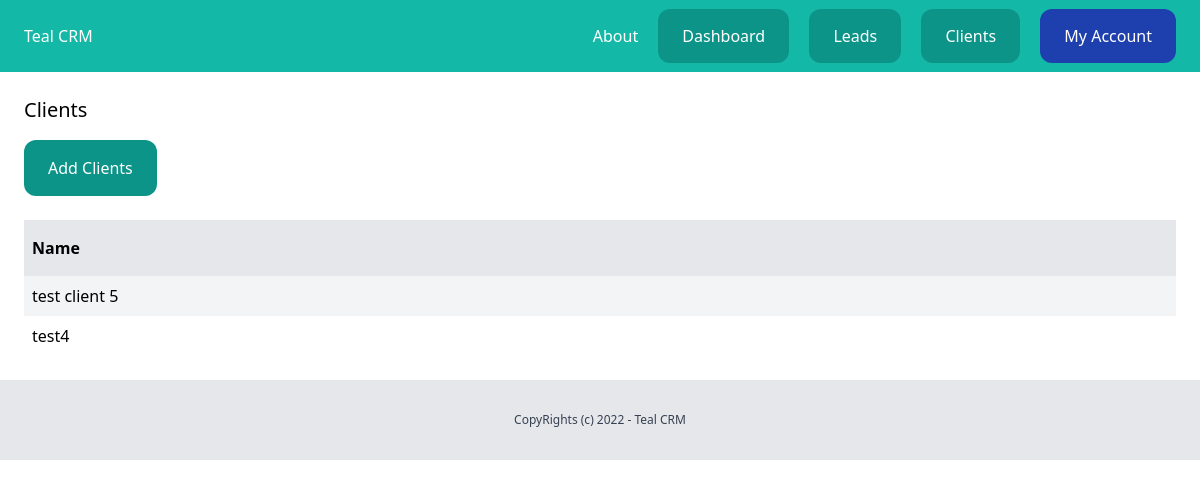
The app's page /dashboard/client/ (signed in), older data.
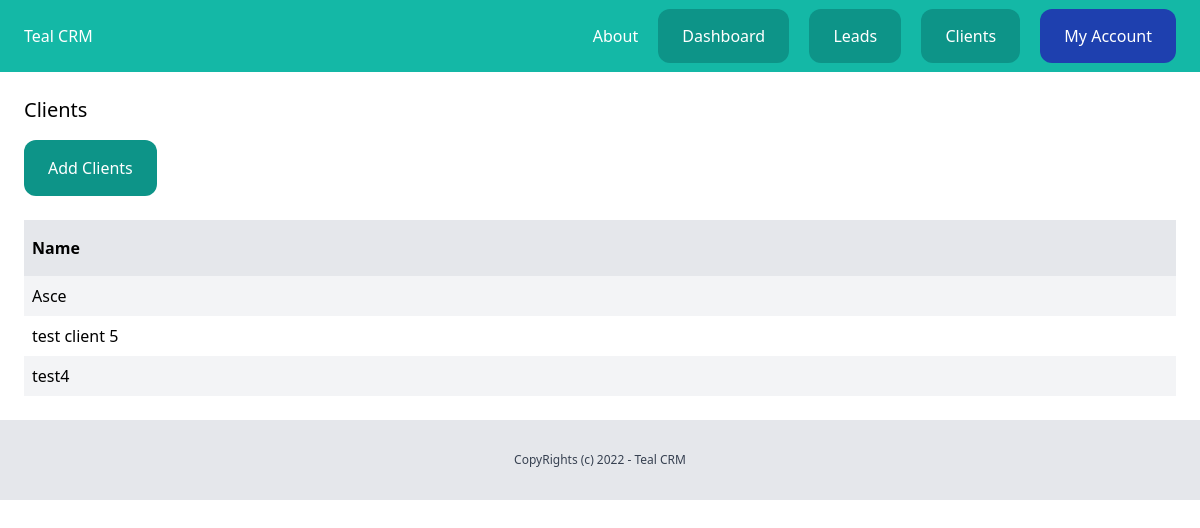
The same page, newer data.
### client/models.py (models this page shows, shortened)
class Client(models.Model):
    team = models.ForeignKey(Team, related_name='clients', on_delete=models.CASCADE)
    name = models.CharField(max_length=255)
    email = models.EmailField()
    description = models.TextField(blank=True,null=True)
    created_by = models.ForeignKey(User, on_delete=models.CASCADE , related_name='clients')
    created_at = models.DateTimeField(auto_now_add=True)
    modified = models.DateTimeField(auto_now=True)
    class Meta:
        ordering = ('name',)

### client/views.py (the view)
# urls.py: path('',views.clients_list,name='clients-list' ),
def clients_list(request):
    clients = Client.objects.filter(created_by = request.user)
    return render(request,'client/clients_list.html',{
        'clients':clients
    })

### client/templates/client/clients_list.html (shortened to what this page needs)
{% extends 'core/base.html' %}
{% block content %}
<div class="py-6 px-6">
    <h1 class="mb-4 text-xl">Clients</h1>
    <a href="{% url 'add-client' %}" class="inline-block py-4 px-6 bg-teal-600 rounded-xl text-white">Add Clients</a>
    {% if clients %}
        <div class="mt-6 flex justify-between">
            <p class="py-4 px-2 bg-gray-200 font-semibold w-full">Name</p>
        </div>
        {% for client in clients %}
        <div class="flex justify-between">
            <p class="py-2 px-2 w-full {% cycle 'bg-gray-100' '' %}">
                <a href="{% url 'client-details' client.id %}">
                    {{ client.name }}
                </a>
            </p>
        </div>
        {% endfor %}
    {% else %}
        <p class="py-2 px-2">There are no clients in DataBase Yet...</p>
    {% endif %}
</div>
{% endblock content %}

Row changes from the older to the newer data that the page shows:
added Client: name "Asce"
